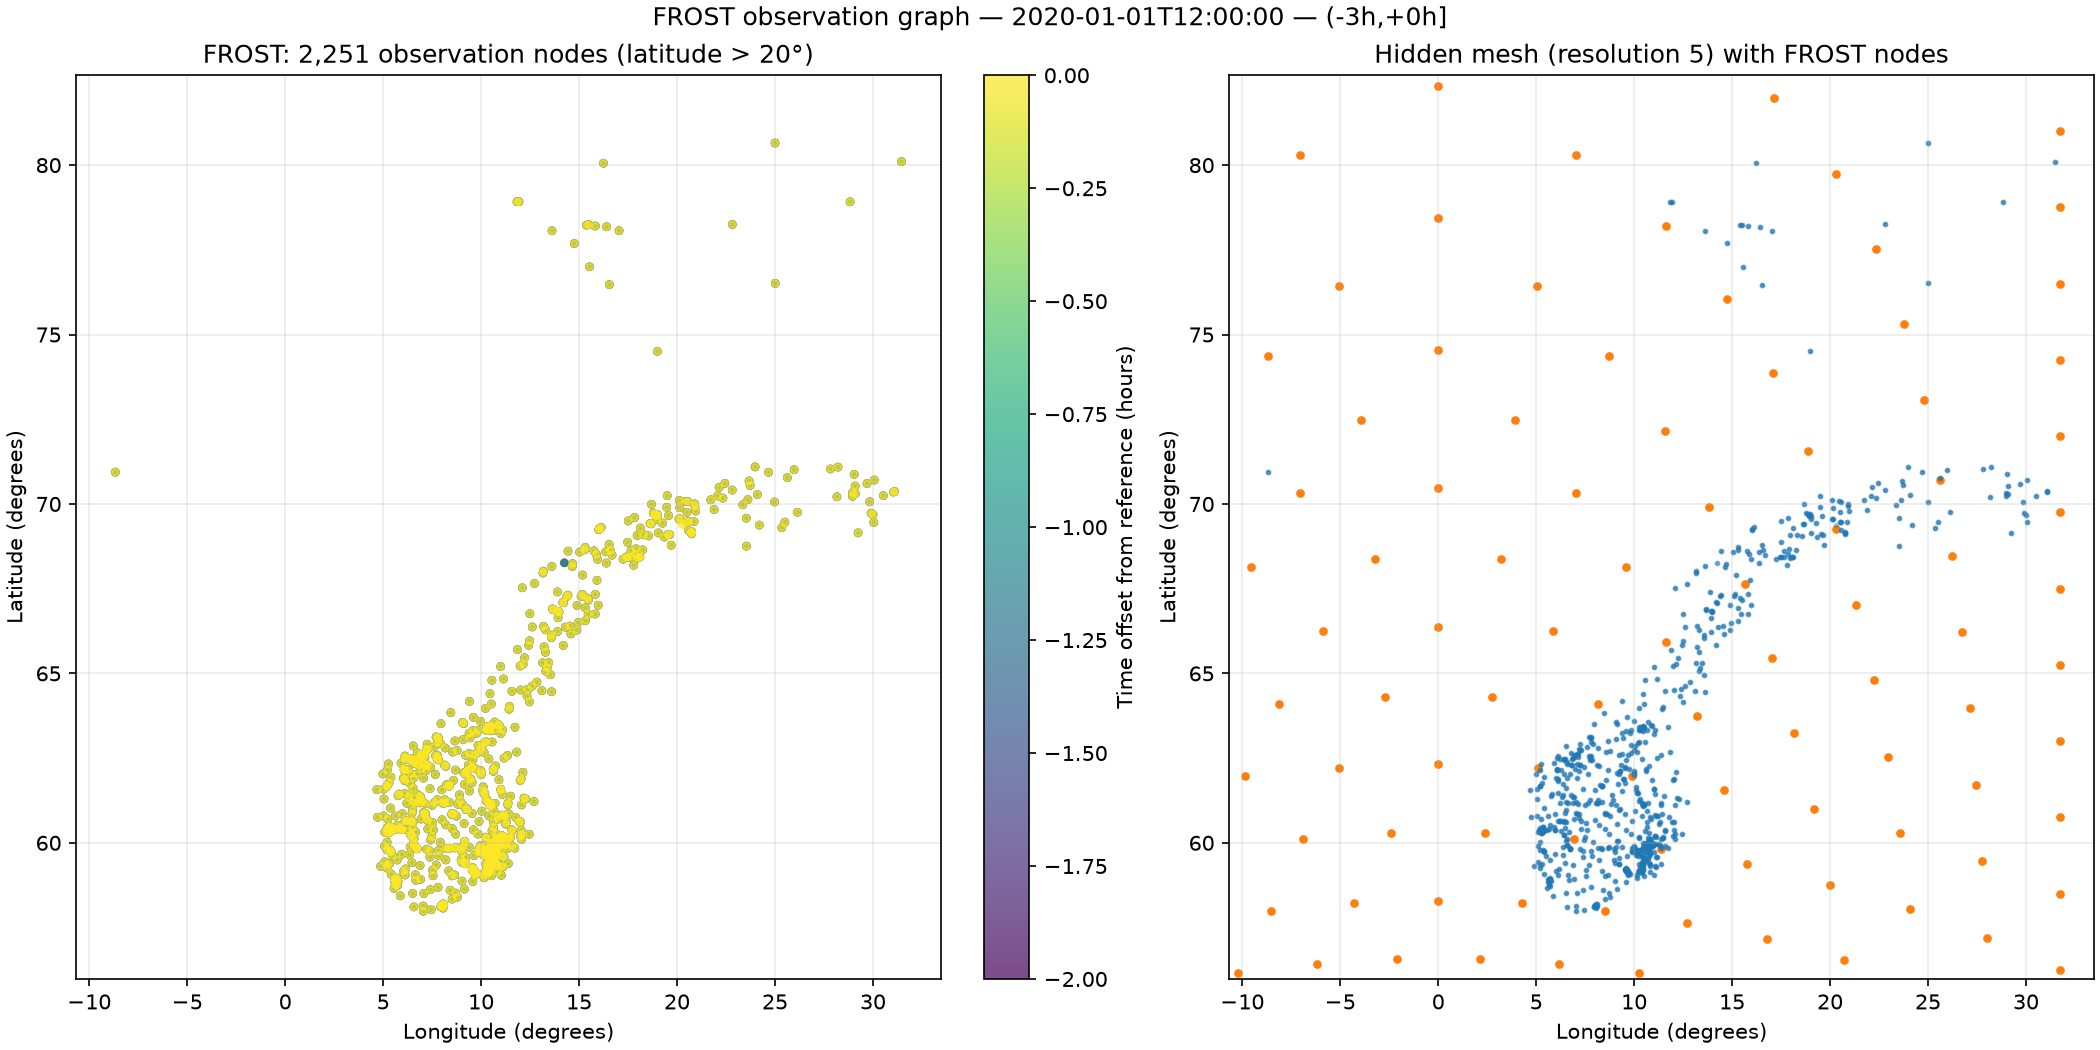

Write the Python code that produced this figure.
import marimo

__generated_with = "0.25.1"
app = marimo.App(width="medium")


@app.cell
def _():
    import marimo as mo

    return (mo,)


@app.cell(hide_code=True)
def _(mo):
    mo.md(r"""
    # FROST tabular observation graph

    Build and plot the graph for one FROST observation window using the graph
    settings in `training_configs/dop.yaml`: observation nodes, a triangular
    hidden mesh, reversed-KNN encoder edges, multiscale processor edges, and
    KNN decoder edges.

    The selected window is read directly from the tabular Zarr arrays. This
    avoids loading Earthkit, which requires Python's optional `sqlite3` module
    and is not available in this repository's HPC `.venv`. The observations
    are cropped to latitude greater than 20 degrees, matching the
    `anemoi-datasets` area declared in the graph configuration.
    """)


@app.cell
def _():
    import os
    from pathlib import Path

    os.environ["ANEMOI_GRAPHS_FORCE_CPU"] = "1"

    import matplotlib.pyplot as plt
    import numpy as np
    import torch
    import zarr
    from anemoi.graphs.create import GraphCreator
    from anemoi.graphs.nodes import AnemoiDatasetNodes
    from hydra.utils import instantiate
    from omegaconf import OmegaConf
    from torch_geometric.data import HeteroData

    repo_root = next(
        path
        for path in (Path.cwd(), *Path.cwd().parents)
        if (path / "training_configs/dop.yaml").is_file()
    )
    dop = OmegaConf.load(repo_root / "training_configs/dop.yaml")
    return (
        AnemoiDatasetNodes,
        GraphCreator,
        HeteroData,
        OmegaConf,
        Path,
        dop,
        instantiate,
        np,
        os,
        plt,
        repo_root,
        torch,
        zarr,
    )


@app.cell
def _(Path, dop, os, repo_root):
    frost_path = (
        Path(
            os.environ.get(
                "FROST_DATASET",
                repo_root
                / "../../datasets/metno-frost-dwh-hourly-2020-2025-v2-tabular-1h-observations.zarr",
            )
        )
        .expanduser()
        .resolve()
    )
    frequency = str(dop.data.frequency)
    window = "(-3h,+0h]"
    window_index = 1
    minimum_latitude = 20.0
    area = [90.0, -180.0, minimum_latitude, 180.0]
    hidden_resolution = int(dop.graph.nodes.hidden.node_builder.resolution)
    graph_path = repo_root / "notebooks/frost_graph.pt"
    plot_path = repo_root / "notebooks/frost_graph.png"
    return (
        area,
        frequency,
        frost_path,
        graph_path,
        hidden_resolution,
        minimum_latitude,
        plot_path,
        window,
        window_index,
    )


@app.cell(hide_code=True)
def _(mo):
    mo.md(r"""
    ## Read one observation window

    `frequency` sets the spacing between reference times. The default reference
    is 12 hours after the first timestamp, and `window` selects the three hourly
    groups in $(-3\,\mathrm{h}, 0\,\mathrm{h}]$. Only their one contiguous data
    slice is read from the 44-million-row store, then cropped to observations
    north of 20 degrees.
    """)


@app.cell
def _(frequency, frost_path, minimum_latitude, np, window, window_index, zarr):
    if not frost_path.is_dir():
        raise FileNotFoundError(
            f"FROST tabular Zarr store not found: {frost_path}. "
            "Set FROST_DATASET to override the default."
        )

    store = zarr.open(str(frost_path), mode="r")
    if store.attrs.get("layout") != "tabular":
        raise ValueError(f"Expected a tabular FROST store: {frost_path}")

    meta_variables = list(store.attrs["meta_variables"])
    latitude_index = meta_variables.index("__latitude")
    longitude_index = meta_variables.index("__longitude")
    date_index_ranges = np.asarray(store["date_index_ranges"][:])

    if not frequency.endswith("h"):
        raise ValueError(
            f"This notebook expects an hourly frequency, got {frequency!r}."
        )
    reference_epoch = (
        int(date_index_ranges[0, 0]) + window_index * int(frequency[:-1]) * 3600
    )
    selected_ranges = date_index_ranges[
        (date_index_ranges[:, 0] > reference_epoch - 3 * 3600)
        & (date_index_ranges[:, 0] <= reference_epoch)
    ]
    if len(selected_ranges) == 0:
        raise ValueError(
            f"No observations found for reference time {np.datetime64(reference_epoch, 's')}."
        )

    row_start = int(selected_ranges[0, 1])
    row_stop = int(selected_ranges[-1, 1] + selected_ranges[-1, 2])
    observations = np.asarray(store["data"][row_start:row_stop])
    timedeltas_array = np.repeat(
        selected_ranges[:, 0] - reference_epoch,
        selected_ranges[:, 2],
    )
    if observations.shape[0] != timedeltas_array.shape[0]:
        raise ValueError(
            "The selected FROST date ranges are not a contiguous data slice."
        )

    area_mask = observations[:, latitude_index] > minimum_latitude
    observations = observations[area_mask]
    timedeltas_array = timedeltas_array[area_mask]
    latitudes = observations[:, latitude_index]
    longitudes = observations[:, longitude_index]
    reference_date = np.datetime64(reference_epoch, "s")
    print(f"FROST store: {frost_path}")
    print(f"Reference time: {reference_date}; window: {window}")
    print(
        f"Observation nodes north of {minimum_latitude:g} degrees: {len(observations):,}"
    )
    print(f"Variables: {store.attrs['variables']}")
    return latitudes, longitudes, reference_date, timedeltas_array


@app.cell(hide_code=True)
def _(mo):
    mo.md(r"""
    ## Reuse the DOP graph settings

    The microwave branch supplies the same observation-to-hidden and
    hidden-to-observation edge declarations used by training. It is renamed to
    `frost`; the hidden mesh and hidden-to-hidden processor edges are retained.
    """)


@app.cell
def _(OmegaConf, area, dop, frequency, frost_path, hidden_resolution, window):
    template = OmegaConf.to_container(dop.graph, resolve=True)
    frost_node = template["nodes"]["microwave"]
    frost_node["node_builder"]["dataset"] = {
        "dataset": str(frost_path),
        "frequency": frequency,
        "window": window,
        "area": area,
    }
    hidden_node = template["nodes"]["hidden"]
    hidden_node["node_builder"]["resolution"] = hidden_resolution
    edges = []
    for edge in template["edges"]:
        if {edge["source_name"], edge["target_name"]} <= {"microwave", "hidden"}:
            for key in ("source_name", "target_name"):
                if edge[key] == "microwave":
                    edge[key] = "frost"
            for builder in edge["edge_builders"]:
                if "scale_resolutions" in builder:
                    builder["scale_resolutions"] = hidden_resolution
            edges.append(edge)

    graph_config = OmegaConf.create(
        {
            "nodes": {"frost": frost_node, "hidden": hidden_node},
            "edges": edges,
        }
    )
    print(OmegaConf.to_yaml(graph_config))
    return (graph_config,)


@app.cell(hide_code=True)
def _(mo):
    mo.md(r"""
    ## Build the graph

    Tabular observation coordinates vary by window, so the FROST nodes are
    registered from this window before `GraphCreator` adds the static hidden
    mesh and all spatial edges. Time offsets are stored in seconds and encoded
    with the configured Anemoi `Timedeltas` attribute.
    """)


@app.cell
def _(
    AnemoiDatasetNodes,
    GraphCreator,
    HeteroData,
    OmegaConf,
    graph_config,
    graph_path,
    instantiate,
    latitudes,
    longitudes,
    timedeltas_array,
    torch,
):
    node_builder = instantiate(graph_config.nodes.frost.node_builder, name="frost")
    assert isinstance(node_builder, AnemoiDatasetNodes)

    graph = HeteroData()
    graph["frost"].x = node_builder.reshape_coords(latitudes, longitudes).to(
        dtype=torch.float32,
        device="cpu",
    )
    graph["frost"].node_type = type(node_builder).__name__
    if not torch.isfinite(graph["frost"].x).all():
        raise ValueError("The selected window contains invalid coordinates.")

    timedeltas = torch.as_tensor(timedeltas_array, dtype=torch.float32)
    graph["frost"].timedeltas = timedeltas
    graph["frost"].timedelta = instantiate(
        graph_config.nodes.frost.attributes.timedelta
    ).compute(timedeltas)

    spatial_config = OmegaConf.create(
        OmegaConf.to_container(graph_config, resolve=True)
    )
    del spatial_config.nodes.frost
    creator = GraphCreator(spatial_config)
    graph = creator.update_graph(graph)
    graph = creator.clean(graph)
    graph.validate(raise_on_error=True)
    creator.save(graph, graph_path, overwrite=True)

    print(graph)
    print(f"Saved graph: {graph_path}")
    return graph, timedeltas


@app.cell(hide_code=True)
def _(mo):
    mo.md(r"""
    ## Plot the observation and hidden nodes

    FROST observations are coloured by their offset from the reference time.
    The hidden mesh is shown over the same geographic extent. Longitudes are
    wrapped to $[-180, 180)$ for plotting; graph coordinates retain Anemoi's
    radian convention.
    """)


@app.cell
def _(
    graph,
    hidden_resolution,
    minimum_latitude,
    np,
    plot_path,
    plt,
    reference_date,
    timedeltas,
    window,
):
    frost_coords = np.rad2deg(graph["frost"].x.cpu().numpy())
    hidden_coords = np.rad2deg(graph["hidden"].x.cpu().numpy())
    frost_lon = (frost_coords[:, 1] + 180) % 360 - 180
    hidden_lon = (hidden_coords[:, 1] + 180) % 360 - 180
    lat_min, lat_max = frost_coords[:, 0].min(), frost_coords[:, 0].max()
    lon_min, lon_max = frost_lon.min(), frost_lon.max()
    padding = 2.0

    fig, axes = plt.subplots(1, 2, figsize=(14, 7), constrained_layout=True)
    points = axes[0].scatter(
        frost_lon,
        frost_coords[:, 0],
        c=timedeltas.numpy() / 3600,
        s=10,
        cmap="viridis",
        alpha=0.7,
        rasterized=True,
    )
    fig.colorbar(points, ax=axes[0], label="Time offset from reference (hours)")
    axes[0].set_title(
        f"FROST: {graph['frost'].num_nodes:,} observation nodes (latitude > {minimum_latitude:g}°)"
    )
    axes[1].scatter(hidden_lon, hidden_coords[:, 0], s=10, color="tab:orange")
    axes[1].scatter(frost_lon, frost_coords[:, 0], s=3, color="tab:blue", alpha=0.3)
    axes[1].set_title(f"Hidden mesh (resolution {hidden_resolution}) with FROST nodes")
    for ax in axes:
        ax.set_xlim(lon_min - padding, lon_max + padding)
        ax.set_ylim(max(-90, lat_min - padding), min(90, lat_max + padding))
        ax.set_xlabel("Longitude (degrees)")
        ax.set_ylabel("Latitude (degrees)")
        ax.grid(alpha=0.25)
    fig.suptitle(f"FROST observation graph — {reference_date} — {window}")
    fig.savefig(plot_path, dpi=150)
    print(f"Saved plot: {plot_path}")
    plt.show()


if __name__ == "__main__":
    app.run()
